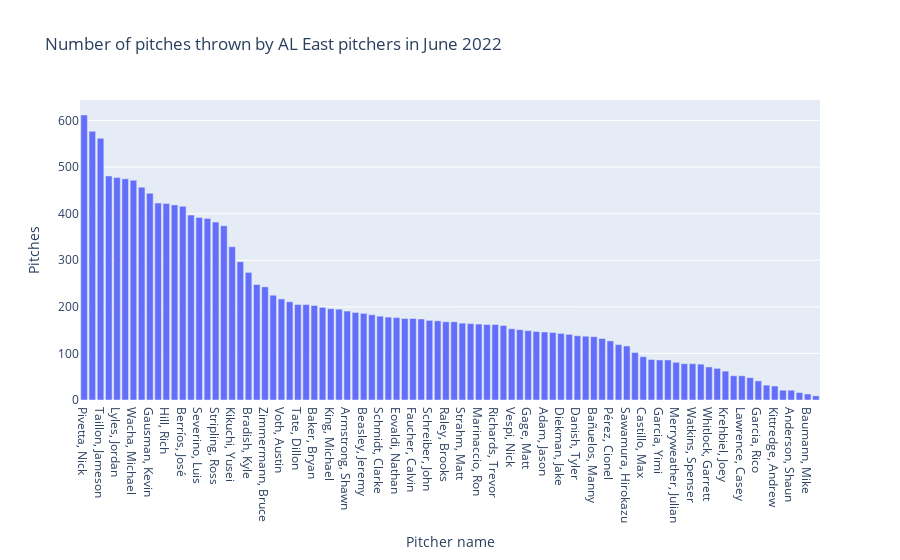

Source (notebook cell):
### Markdown cell above
90 is a lot of pitchers, so we'll first filter down the list to only include a smaller sample. 

How do we determine which pitchers to include? Well, a good next step is to plot the data:

### Code cell
pitchers = pitch_data['player_name'].value_counts() # Counting instances of each pitcher's name in the dataset
px.bar(pitchers, labels={'value':'Pitches', 'index':'Pitcher name'}, title='Number of pitches thrown by AL East pitchers in June 2022').update_layout(showlegend=False)

### Figure 1 — Plotly figure (JSON) as saved in the notebook; plotly's stock layout.template omitted (floating-point values rounded to 4 significant figures)
{"data": [{"alignmentgroup": "True", "hovertemplate": "variable=player_name<br>Pitcher name=%{x}<br>Pitches=%{y}<extra></extra>", "legendgroup": "player_name", "marker": {"color": "#636efa", "pattern": {"shape": ""}}, "name": "player_name", "offsetgroup": "player_name", "orientation": "v", "showlegend": true, "textposition": "auto", "type": "bar", "x": ["Pivetta, Nick", "Manoah, Alek", "Taillon, Jameson", "Cole, Gerrit", "Lyles, Jordan", "McClanahan, Shane", "Wacha, Michael", "Montgomery, Jordan", "Gausman, Kevin", "Cortes, Nestor", "Hill, Rich", "Kremer, Dean", "Berríos, José", "Kluber, Corey", "Severino, Luis", "Wells, Tyler", "Stripling, Ross", "Springs, Jeffrey", "Kikuchi, Yusei", "Baz, Shane", "Bradish, Kyle", "Winckowski, Josh", "Zimmermann, Bruce", "Thornton, Trent", "Voth, Austin", "Holmes, Clay", "Tate, Dillon", "Garza Jr., Ralph", "Baker, Bryan", "Peralta, Wandy", "King, Michael", "Beeks, Jalen", "Armstrong, Shawn", "Wisler, Matt", "Beasley, Jeremy", "Phelps, David", "Schmidt, Clarke", "Brasier, Ryan", "Eovaldi, Nathan", "Castro, Miguel", "Faucher, Calvin", "López, Jorge", "Schreiber, John", "Akin, Keegan", "Raley, Brooks", "Crawford, Kutter", "Strahm, Matt", "Cimber, Adam", "Marinaccio, Ron", "Rasmussen, Drew", "Richards, Trevor", "Luetge, Lucas", "Vespi, Nick", "Houck, Tanner", "Gage, Matt", "Davis, Austin", "Adam, Jason", "Bautista, Félix", "Diekman, Jake", "Thompson, Ryan", "Danish, Tyler", "Romano, Jordan", "Bañuelos, Manny", "Mayza, Tim", "Pérez, Cionel", "Robles, Hansel", "Sawamura, Hirokazu", "Poche, Colin", "Castillo, Max", "Bard, Luke", "Garcia, Yimi", "Seabold, Connor", "Merryweather, Julian", "Sears, JP", "Watkins, Spenser", "Gillaspie, Logan", "Whitlock, Garrett", "Yarbrough, Ryan", "Krehbiel, Joey", "Abreu, Albert", "Lawrence, Casey", "Weber, Ryan", "Garcia, Rico", "Reyes, Denyi", "Kittredge, Andrew", "Vasquez, Andrew", "Anderson, Shaun", "Valdez, Phillips", "Baumann, Mike", "Feyereisen, J.P."], "xaxis": "x", "y": [612, 577, 562, 481, 478, 475, 472, 457, 444, 423, 422, 419, 416, 397, 392, 390, 382, 374, 329, 297, 274, 248, 243, 225, 217, 211, 205, 205, 203, 199, 196, 195, 191, 188, 186, 183, 180, 178, 177, 175, 175, 174, 171, 170, 168, 168, 165, 164, 163, 162, 162, 160, 153, 151, 149, 147, 146, 145, 143, 141, 138, 137, 136, 132, 127, 119, 116, 102, 93, 87, 86, 86, 81, 78, 78, 77, 71, 68, 62, 52, 52, 48, 41, 32, 30, 21, 21, 16, 13, 9], "yaxis": "y"}], "layout": {"autosize": true, "barmode": "relative", "legend": {"title": {"text": "variable"}, "tracegroupgap": 0}, "showlegend": false, "title": {"text": "Number of pitches thrown by AL East pitchers in June 2022"}, "xaxis": {"anchor": "y", "autorange": true, "domain": [0, 1], "range": [-0.5, 89.5], "title": {"text": "Pitcher name"}, "type": "category"}, "yaxis": {"anchor": "x", "autorange": true, "domain": [0, 1], "range": [0, 644.2], "title": {"text": "Pitches"}, "type": "linear"}}}
